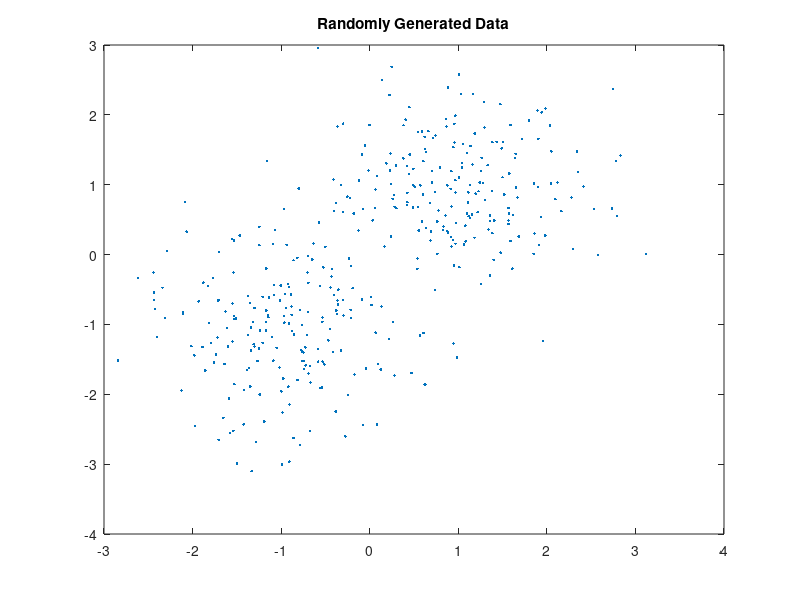

This chart was generated by the following MATLAB code: (Note: this script raises an error after producing the figure.)
%% Dataset 1
rng default; % For reproducibility
X = [randn(200,2)*0.75+ones(200,2);randn(200,2)*0.75-ones(200,2)];
%% Dataset 2
%rng default;  % For reproducibility
%load kmeansdata;
%% Dataset 3
% load fisheriris;
% X = meas(:,3:4);
%% plotting the data once
figure;
plot(X(:,1),X(:,2),'.');
title 'Randomly Generated Data';
%%
opts = statset('Display','final');

for k=2:4
   
    % --------------- k means --------------
    [idx,C] = kmeans(X,k,'Distance','cityblock',...
          'Replicates',5,'Options',opts);
    % --------------- DB/Dunn index calculation ------------
    % smaller DB, higher Dunn
    count = 1;
    for j=1:k
        cintra(j) = max(pdist(X(idx==j,:)));
        count = count+1;
    end
    interArray = pdist(C);
    cinter = squareform(interArray);
    [DB, Dunn] = valid_DbDunn(cintra, cinter, k);
    % ---------------- plot the data -------------------
    colormap(jet);
    figure;
    plot(X(:,1),X(:,2),'.');
    title(['K = ',num2str(k),' | DB = ',num2str(DB),' | Dunn = ',num2str(Dunn)]);
    hold on;
    for j=1:k
        scatter(X(idx==j,1),X(idx==j,2));
        plot(C(:,1),C(:,2),'kx',...
                  'MarkerSize',15,'LineWidth',3);
        %hold off
        
    end
end